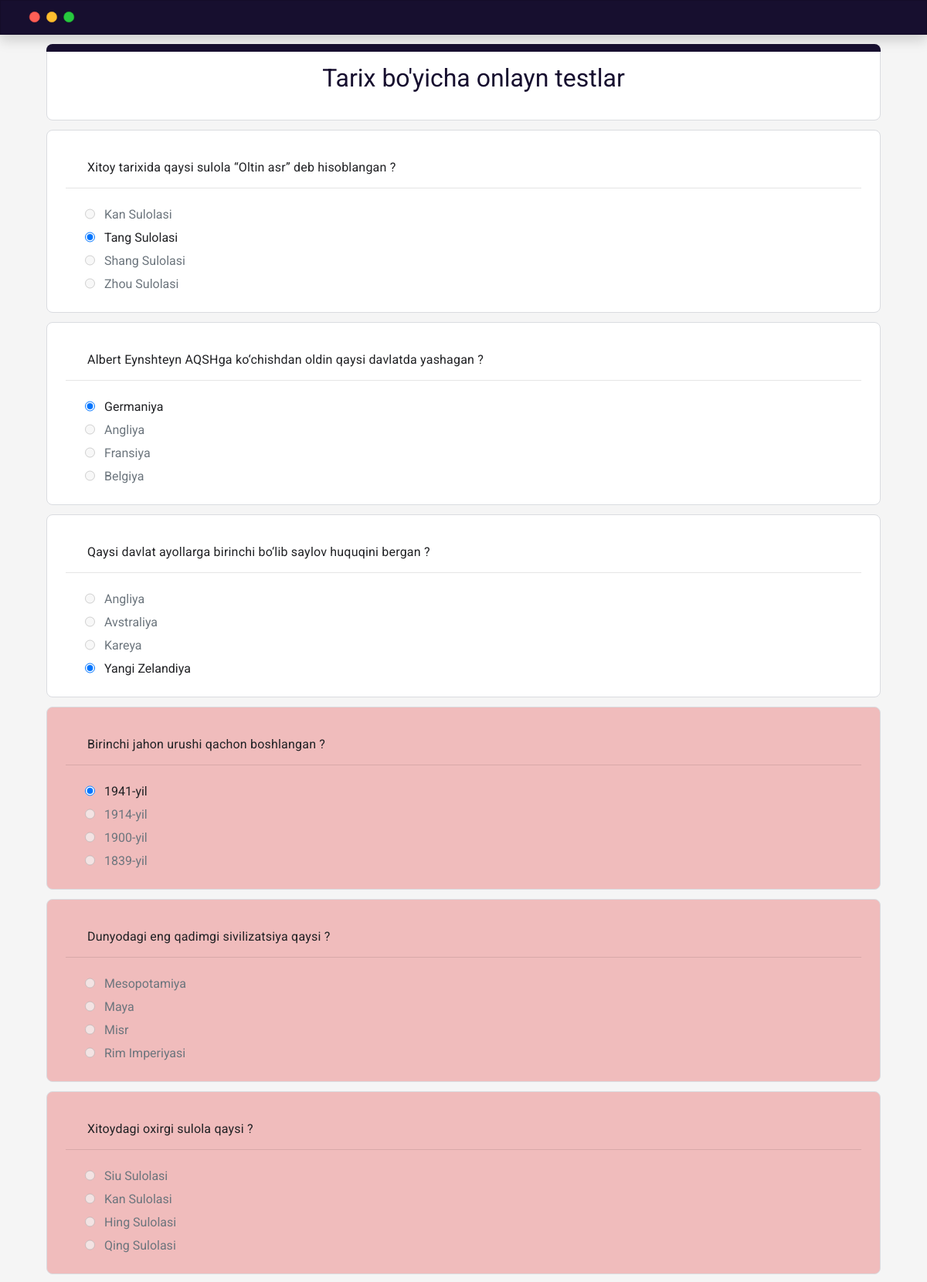
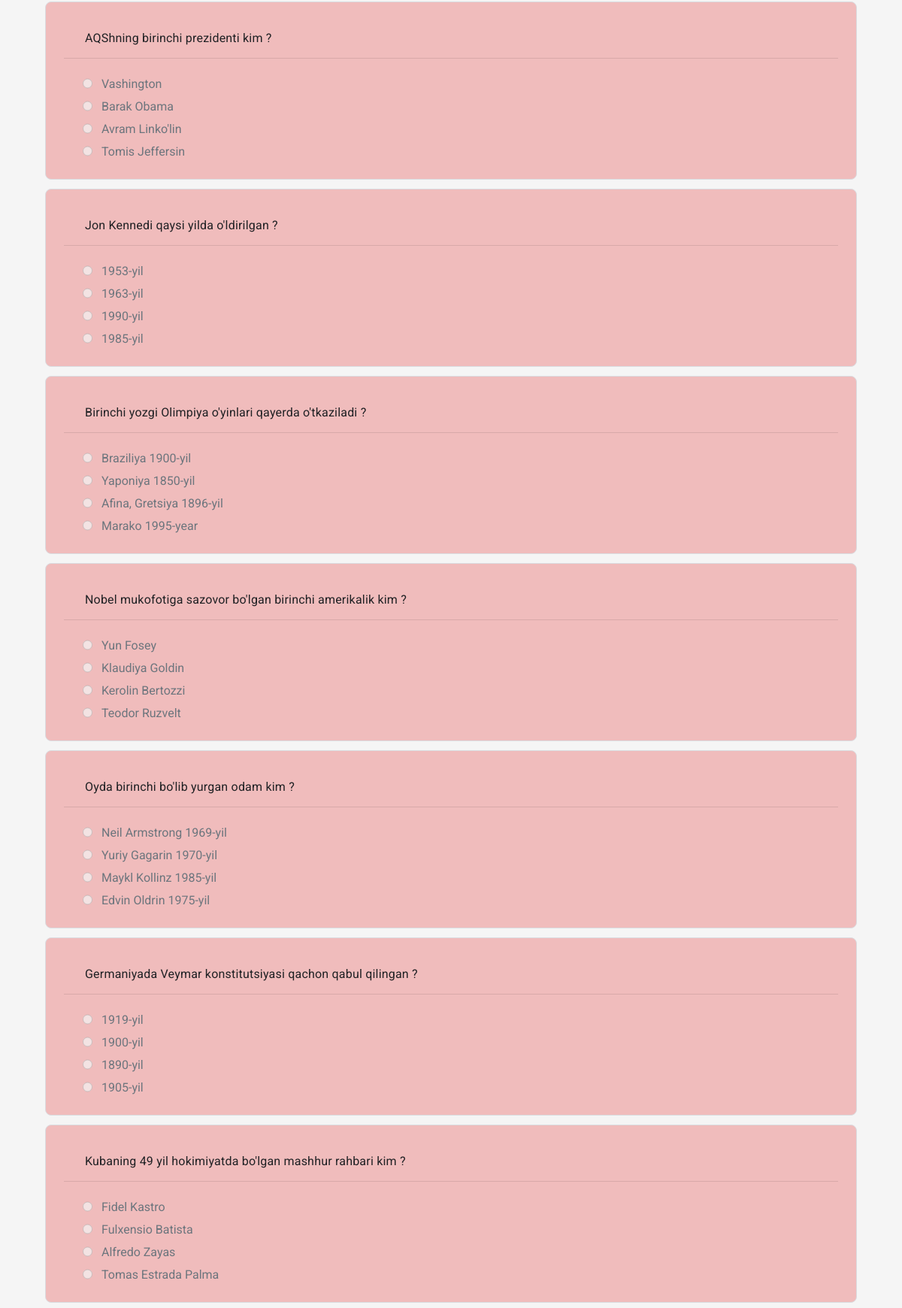
The app's page /ready_to_test/HO6QFZUM/ (signed in, upper part) with its own data (2 pictures, top to bottom).
### home/models.py (models this page shows, shortened)
class Information(models.Model):
    STATUS = (
        ('Open', 'Открыть'),
        ('Close', 'Закрыто'),
    )
    time = models.TimeField(verbose_name='Время', blank=True, null=True)
    facebook = models.URLField(max_length=1000, blank=True, null=True, verbose_name='Фейсбук')
    instagram = models.URLField(max_length=1000, blank=True, null=True, verbose_name='Инстаграм')
    youtube = models.URLField(verbose_name='Юутубе', blank=True, null=True, )
    telegram = models.URLField(max_length=1000, blank=True, null=True, verbose_name='Телеграм')
    status = models.CharField(max_length=15, choices=STATUS, default='Open', verbose_name='Статусы')
    create_at = models.DateField(auto_now=True)
    class Meta:
        verbose_name = 'Информация'
        verbose_name_plural = 'Информация'

class Course(models.Model):
    STATUS = (
        ('Open', 'Ochiq'),
        ('Close', 'Yopiq'),
    )
    title = models.CharField(max_length=255, verbose_name='Заголовок')
    image = models.ImageField(upload_to='images/Course', verbose_name='Изображение',
    validators=[FileExtensionValidator(allowed_extensions=['jpg', 'jpeg', 'png', 'gif'])])
    status = models.CharField(max_length=15, choices=STATUS, default='Open', verbose_name='Статусы',)
    time = models.TimeField(blank=True, null=True, verbose_name='Время',)
    code = models.CharField(max_length=1000, blank=True, null=True, unique=True, verbose_name='Код')
    class Meta:
        verbose_name = 'Курс'
        verbose_name_plural = 'Курс'

class Ready(models.Model):
    student = models.ForeignKey(Student, on_delete=models.CASCADE, verbose_name='Студент')
    course = models.ForeignKey(Course, on_delete=models.CASCADE, verbose_name='Курс')
    question = models.ForeignKey(Question, on_delete=models.CASCADE, verbose_name='Вопрос')
    true_answer = models.CharField(max_length=255, verbose_name='Ответ', blank=True, null=True)
    is_true = models.BooleanField(default=False, verbose_name='Правильный ответ')
    is_none = models.BooleanField(default=False, verbose_name='Нет ответа')
    create_at = models.DateField(auto_now=True, verbose_name='Созданный')
    class Meta:
        verbose_name = 'Готовый'
        verbose_name_plural = 'Готовый'

class Question(models.Model):
    Answer = (
        ('option1', 'Вариант-1'),
        ('option2', 'Вариант-2'),
        ('option3', 'Вариант-3'),
        ('option4', 'Вариант-4'),
    )
    course = models.ForeignKey(Course, on_delete=models.CASCADE, verbose_name='Курс')
    question = RichTextUploadingField(verbose_name='Вопрос')
    op1 = models.CharField(max_length=200, null=True, verbose_name='Вариант-1')
    op2 = models.CharField(max_length=200, null=True, verbose_name='Вариант-2')
    op3 = models.CharField(max_length=200, null=True, verbose_name='Вариант-3')
    op4 = models.CharField(max_length=200, null=True, verbose_name='Вариант-4')
    score = models.FloatField(verbose_name='Общий счет')
    ans = models.CharField(max_length=100, choices=Answer, default='True', verbose_name='Ответ')
    create_at = models.DateField(auto_now=True, verbose_name='Созданный')
    class Meta:
        verbose_name = 'Вопрос'
        verbose_name_plural = 'Вопрос'

### home/views.py (the view)
# urls.py: path('ready_to_test/<str:code>/', views.ready_to_test, name='ready_to_test'),
@login_required(login_url='login_form')
def ready_to_test(request, code):
    info = Information.objects.all().order_by('-id')[:1]
    student = Student.objects.get(user=request.user)
    course_detail = Course.objects.get(code=code)
    ready = Ready.objects.filter(question__course__code=code, student=student)
    context = {
        'info':info,
        'student':student,
        'course_detail':course_detail,
        'ready':ready,
    }
    return render(request, 'ready_to_test.html', context)

### home/templates/ready_to_test.html (shortened to what this page needs)
{% load static %}
{% load i18n %}
{% if info %}
{% for info in info %}
{% if info.status == 'Open' %}
<!DOCTYPE html>
<html lang="en">
<head>
    <link rel="stylesheet" href="https://stackpath.bootstrapcdn.com/bootstrap/4.1.0/css/bootstrap.min.css">
    <link rel="stylesheet" href="{% static 'google/css/bootstrap-grid.min.css'%}">
    <link rel="stylesheet" href="{% static 'google/css/bootstrap.min.css'%}">
    <link rel="stylesheet" href="{% static 'google/css/styles.css'%}">
</head>
<body style="{% if ready %}background-color: whitesmoke;{% else %}background-color: white;{% endif %}">
    <div class="card shadow" style="border-radius: 0; background-color: #170f2f;">
        <div class="ml-3 mt-2" style="padding-left: 20px; height: 35px;">
        </div>
    </div>
    <div class="main-wrapper">
        <form>
            {% if ready %}
            <div class="header-section">
                <div class="header-first" style="background-color: #170f2f;"></div>
                <h1 class="text-center" style="margin-left: 26px; color: #170f2f;">{{ course_detail.title }}</h1>
            </div>
            {% endif %}
            <div class="main-section">
                {% if ready %}
                {% for item in ready %}
                {% if item.is_true == True %}
                <div class="section-eight">
                    <p>{{ item.question.question | safe }}</p>
                    <hr>
                    <div class="form-check">
                        <input class="form-check-input" type="radio"  {% if item.true_answer == 'option1' %}checked="checked" {% else %}disabled{% endif %} style="margin-left: 5px;" autocomplete="off">
                        <label class="form-check-label" style="margin-left: 30px; margin-top: 6px;">{{ item.question.op1 }}</label>
                    </div>
                    <div class="form-check">
                        <input class="form-check-input" type="radio"  {% if item.true_answer == 'option2' %}checked="checked" {% else %}disabled{% endif %} style="margin-left: 5px;" autocomplete="off">
                        <label class="form-check-label" style="margin-left: 30px; margin-top: 6px;">{{ item.question.op2 }}</label>
                    </div>
                    <div class="form-check">
                        <input class="form-check-input" type="radio"  {% if item.true_answer == 'option3' %}checked="checked" {% else %}disabled{% endif %} style="margin-left: 5px;" autocomplete="off">
                        <label class="form-check-label" style="margin-left: 30px; margin-top: 6px;">{{ item.question.op3 }}</label>
                    </div>
                    <div class="form-check">
                        <input class="form-check-input" type="radio"  {% if item.true_answer == 'option4' %}checked="checked" {% else %}disabled{% endif %} style="margin-left: 5px;" autocomplete="off">
                        <label class="form-check-label" style="margin-left: 30px; margin-top: 6px;">{{ item.question.op4 }}</label>
                    </div>
                </div>
                {% endif %}
                {% endfor %}
                {% for item in ready %}
                {% if item.is_true == False %}
                    <div class="section-eight" style="background-color: #f0bcbc;">
                    <p>{{ item.question.question | safe }}</p>
                    <hr>
                    <div class="form-check">
                        <input class="form-check-input" type="radio"  {% if item.true_answer == 'option1' %}checked="checked" {% else %}disabled{% endif %} style="margin-left: 5px;" autocomplete="off">
                        <label class="form-check-label" style="margin-left: 30px; margin-top: 6px;">{{ item.question.op1 }}</label>
                    </div>
                    <div class="form-check">
                        <input class="form-check-input" type="radio"  {% if item.true_answer == 'option2' %}checked="checked" {% else %}disabled{% endif %} style="margin-left: 5px;" autocomplete="off">
                        <label class="form-check-label" style="margin-left: 30px; margin-top: 6px;">{{ item.question.op2 }}</label>
                    </div>
                    <div class="form-check">
                        <input class="form-check-input" type="radio"  {% if item.true_answer == 'option3' %}checked="checked" {% else %}disabled{% endif %} style="margin-left: 5px;" autocomplete="off">
                        <label class="form-check-label" style="margin-left: 30px; margin-top: 6px;">{{ item.question.op3 }}</label>
                    </div>
                    <div class="form-check">
                        <input class="form-check-input" type="radio"  {% if item.true_answer == 'option4' %}checked="checked" {% else %}disabled{% endif %} style="margin-left: 5px;" autocomplete="off">
                        <label class="form-check-label" style="margin-left: 30px; margin-top: 6px;">{{ item.question.op4 }}</label>
                    </div>
                </div>
                {% endif %}
                {% endfor %}
                {% else %}
                <div style="background-color: white; padding-top: 30px; padding-bottom: 30px;">
                    <img class="img-fluid" src="{% static 'account/document/document-5.gif'%}" loading="lazy" style="width: 100%; height: 410px; object-fit: contain;">
                </div>
                {% endif %}
            </div>
        </form>
    </div>
</body>
</html>
{% endif %}
{% endfor %}
{% endif %}

### home/static/google/css/styles.css (style rules this page uses)
* { margin: 0px; padding: 0px; }
body { font-family: 'Roboto', Arial, Helvetica, sans-serif; box-sizing: border-box; background-color: #ede7f6; color: #202124; }
.main-wrapper { margin: auto; max-width: 90vw; width: 1400px; }
.header-section, .section-two, .section-three, .section-four, .section-five, .section-six,.section-seven, .section-eight, .section-nine, .section-ten, .section-eleven, .section-twelve { margin-top: 12px; background-color: #fff; border: 1px solid #dadce0; border-radius: 8px; margin-bottom: 12px; padding: 24px; padding-top: 22px; position: relative; }
.header-first { background-color: #170f2f; color: rgba(255, 255, 255, 1); border-top-left-radius: 8px; border-top-right-radius: 8px; height: 10px; left: -1px; position: absolute; top: -1px; width: calc(100% + 2px); }
h1 { font-family: 'Google Sans',Roboto,Arial,sans-serif; font-size: 32px; font-weight: 400; color: #202124; line-height: 135%; max-width: 100%; min-width: 0%; }
p { font-family: Roboto,Arial,sans-serif; font-weight: 400; letter-spacing: .2px; line-height: 20px; color: #202124; margin-left: 28px; margin-top: 12px; }
input { background-color: transparent; border: none; height: 24px; border-bottom: 1px solid #dadce0; padding-bottom: 8px; }

### records on screen
Course: title "Tarix bo'yicha onlayn testlar"
Ready: question.question "Xitoy tarixida qaysi sulola “Oltin asr” deb hisoblangan ?", question.op1 "Kan Sulolasi", true_answer "☑", question.op2 "Tang Sulolasi", question.op3 "Shang Sulolasi", question.op4 "Zhou Sulolasi"
Ready: question.question "Albert Eynshteyn AQSHga ko‘chishdan oldin qaysi davlatda yashagan ?", true_answer "☑", question.op1 "Germaniya", question.op2 "Angliya", question.op3 "Fransiya", question.op4 "Belgiya"
Ready: question.question "Qaysi davlat ayollarga birinchi bo‘lib saylov huquqini bergan ?", question.op1 "Angliya", question.op2 "Avstraliya", question.op3 "Kareya", true_answer "☑", question.op4 "Yangi Zelandiya"
Ready: question.question "Birinchi jahon urushi qachon boshlangan ?", true_answer "☑", question.op1 "1941-yil", question.op2 "1914-yil", question.op3 "1900-yil", question.op4 "1839-yil"
Ready: question.question "Dunyodagi eng qadimgi sivilizatsiya qaysi ?", question.op1 "Mesopotamiya", question.op2 "Maya", question.op3 "Misr", question.op4 "Rim Imperiyasi"
Ready: question.question "Xitoydagi oxirgi sulola qaysi ?", question.op1 "Siu Sulolasi", question.op2 "Kan Sulolasi", question.op3 "Hing Sulolasi", question.op4 "Qing Sulolasi"
Ready: question.question "AQShning birinchi prezidenti kim ?", question.op1 "Vashington", question.op2 "Barak Obama", question.op3 "Avram Linko'lin", question.op4 "Tomis Jeffersin"
Ready: question.question "Jon Kennedi qaysi yilda o'ldirilgan ?", question.op1 "1953-yil", question.op2 "1963-yil", question.op3 "1990-yil", question.op4 "1985-yil"
Ready: question.question "Birinchi yozgi Olimpiya o'yinlari qayerda o'tkaziladi ?", question.op1 "Braziliya 1900-yil", question.op2 "Yaponiya 1850-yil", question.op3 "Afina, Gretsiya 1896-yil", question.op4 "Marako 1995-year"
Ready: question.question "Nobel mukofotiga sazovor bo'lgan birinchi amerikalik kim ?", question.op1 "Yun Fosey", question.op2 "Klaudiya Goldin", question.op3 "Kerolin Bertozzi", question.op4 "Teodor Ruzvelt"
Ready: question.question "Oyda birinchi bo'lib yurgan odam kim ?", question.op1 "Neil Armstrong 1969-yil", question.op2 "Yuriy Gagarin 1970-yil", question.op3 "Maykl Kollinz 1985-yil", question.op4 "Edvin Oldrin 1975-yil"
Ready: question.question "Germaniyada Veymar konstitutsiyasi qachon qabul qilingan ?", question.op1 "1919-yil", question.op2 "1900-yil", question.op3 "1890-yil", question.op4 "1905-yil"
Ready: question.question "Kubaning 49 yil hokimiyatda bo'lgan mashhur rahbari kim ?", question.op1 "Fidel Kastro", question.op2 "Fulxensio Batista", question.op3 "Alfredo Zayas", question.op4 "Tomas Estrada Palma"
